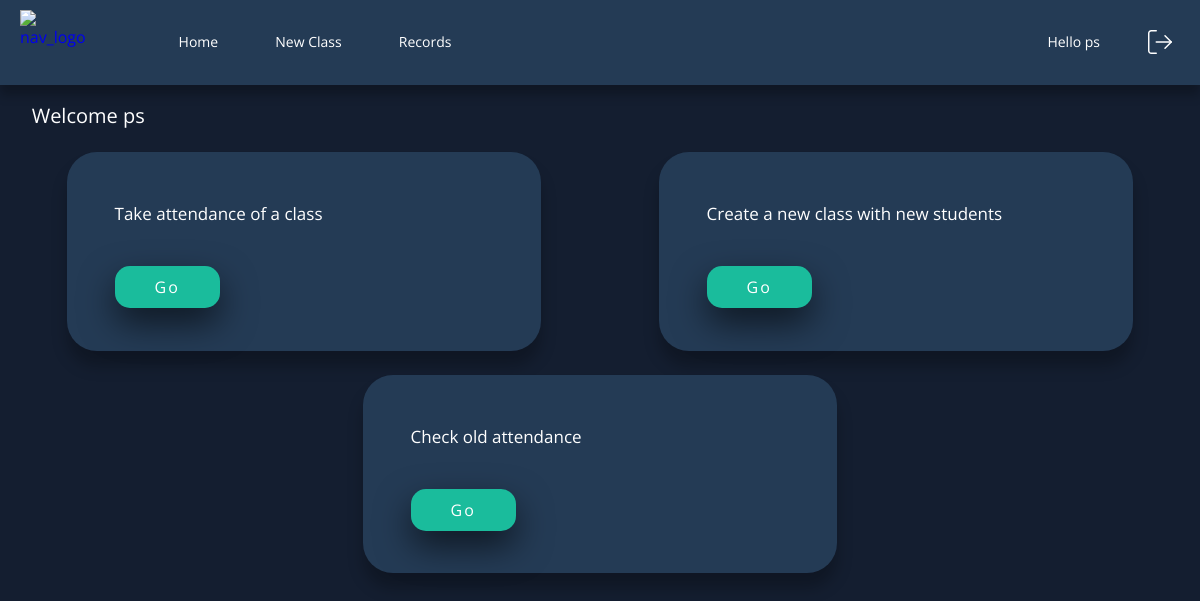
The app's page / (signed in), older data.
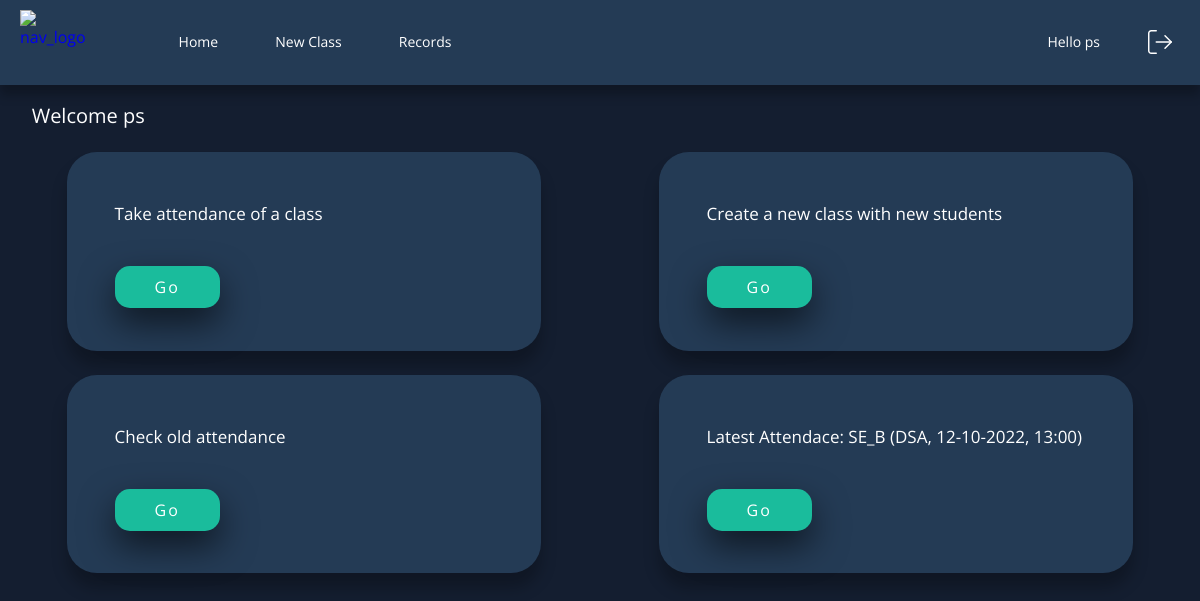
The same page, newer data.
### main/models.py (models this page shows, shortened)
class ClassName(models.Model):
    user = models.ForeignKey(User, on_delete=models.CASCADE)
    name = models.CharField(max_length=5)

class Subject(models.Model):
    user = models.ForeignKey(User, on_delete=models.CASCADE)
    subjectName = models.CharField(max_length=50)
    def __str__(self):
        return self.subjectName

### main/views.py (the view)
# urls.py: 2. Add a URL to urlpatterns:  path('', views.home, name='home')
@login_required(login_url='login')
def home(request):
    context={}
    latest=request.user.attendance_set.last()
    try:
        context["clsName"]=latest.student.classname.name
        context['dt']=latest.datetime.strftime("%d-%m-%Y, %H:%M")
        context['subj']=latest.subject
        context['get'] = urllib.parse.urlencode({'className':latest.student.classname.name, 'curdate':latest.datetime.strftime("%Y-%m-%d"),'curtime':latest.datetime.strftime("%H:%M")})
    except:
        context["clsName"]=""
        context['dt']=""
        context['subj']=""
    return render(request, "home.html", context)

### templates/home.html (shortened to what this page needs)
{% extends 'base.html' %}
{% load static %}
{% block css %}
<link rel="stylesheet" href="{% static 'home.css' %}?{% now "U" %}" />
<link rel="stylesheet" href="{% static 'boxButton.css' %}?{% now "U" %}" />
{% endblock %}
{% block content %}
<p class="wlc__user">Welcome {{request.user}}</p>
<div class='opt-container'>
    <div class="opt-box">
        <p>Take attendance of a class</p>
        <a class="box__button" href="{% url 'takeAttendance'%}">Go</a>
    </div>
    <div class="opt-box">
        <p>Create a new class with new students</p>
        <a class="box__button" href="{% url 'createClass' %}">Go</a>
    </div>
</div>
<div class='opt-container'>
    <div class="opt-box">
        <p>Check old attendance</p>
        <a class="box__button" href="{% url 'search' %}">Go</a>
    </div>
    {% if clsName %}
    <div class="opt-box">
        <p>Latest Attendace: {{clsName}} ({{subj}}, {{dt}})</p>
        <a class="box__button" href="{% url 'search' %}?{{get}}">Go</a>
    </div>
    {% endif %}
</div>
{% endblock %}

### templates/base.html (shortened to what this page needs)
{% load static %}
<!DOCTYPE html>
<html>
<head>
    <link rel="stylesheet" href="{% static 'nav.css' %}?{% now "U" %}" />
    {% block css %}{%endblock%}
</head>
<body>
    <div class="nav">
        <a href="{% url 'home' %}">
            <img class="nav__logo" src="https://lh3.googleusercontent.com/pw/AL9nZEX4fbXkan3L-dG1yA2znNV0vHiuQfJZJqoTW1bkcU88nbKnVuiNjCTVkIlkXxURdHjEiSY-yjvUzKeWaAEZcClE5Y4ME4JpOykVYA_S3CDtght15JaersN-xv2xqiRdwhDUbph0zmLUh0pzpWaXWbtu=w342-h340-no" alt="nav_logo">
        </a>
        <div class="nav__text__container">
        <a class="nav__text hide" href="{% url 'home' %}">Home</a>
        <a class="nav__text hide" href="{% url 'createClass' %}">New Class</a>
        <a class="nav__text hide" href="{% url 'search' %}">Records</a>
        </div>
        <a href="{% url 'logout' %}">
        </a>
        <p class="nav__text nav__user">Hello {{request.user}}</p>
    </div>
    <div style="height:70px"></div>
    {% block content %}
    {% endblock %}
</body>
</html>

### static/nav.css (style rules this page uses)
body { background-color: #141e30; font-family: 'Open Sans'; }
.nav { position: fixed; top: 0; left: 0; width: 100%; display: flex; z-index: 1; height: 85px; background-color: #243B55; box-shadow: 0px 10px 10px rgba(0, 0, 0, 0.25); }
.nav__logo { position: fixed; object-fit: contain; width: 70px; left: 20px; top: 10px; }
.nav__text__container { display: flex; justify-content: space-around; width: 330px; position: fixed; top:32px; left:150px; }
.nav__text { font-size: 14px; color: #ffffff; transition: all 0.5s; text-decoration: None; }
.logout { position: fixed; object-fit: contain; height: 30px; width: 80px; top: 27px; right: 0px; }
.nav__user { position: fixed; right: 100px; top:18px; }

### static/home.css (style rules this page uses)
body { background-color: #141e30; font-family: 'Open Sans'; }
.wlc__user { color: #ffffff; margin: 2%; font-size: 20px; }
.opt-box { width: 40%; background-color: #243B55; border-radius: 30px; box-shadow: 0px 15px 15px rgba(0, 0, 0, 0.25); transition: all 0.5s; }
.opt-box:after { content: ""; display: block; padding-bottom: 8%; }
.opt-box p { color: #ffffff; padding-left: 10%; padding-right: 10%; padding-top: 7%; font-size: 17px; }
.opt-container { display: flex; justify-content: space-around; padding-bottom: 2%; }
.box__button { margin-left: 10%; margin-top: 5%; }

### static/boxButton.css (style rules this page uses)
.box__button { position: relative; display: inline-block; padding: 10px 40px; box-shadow: 0 15px 35px rgba(0,0,0,.6); color: #fff; background-color: #1ABC9C; border:none; border-radius:15px; font-size: 16px; overflow: hidden; transition: all .5s; letter-spacing: 2px; text-decoration: none; }

Row changes from the older to the newer data that the page shows:
added ClassName: name "SE_B"
added Subject: subjectName "DSA"
Text that changed along with them:
{{ dt }}: (not shown) → "12-10-2022, 13:00"
text now shown: "Latest Attendace: ( , ) Go"
